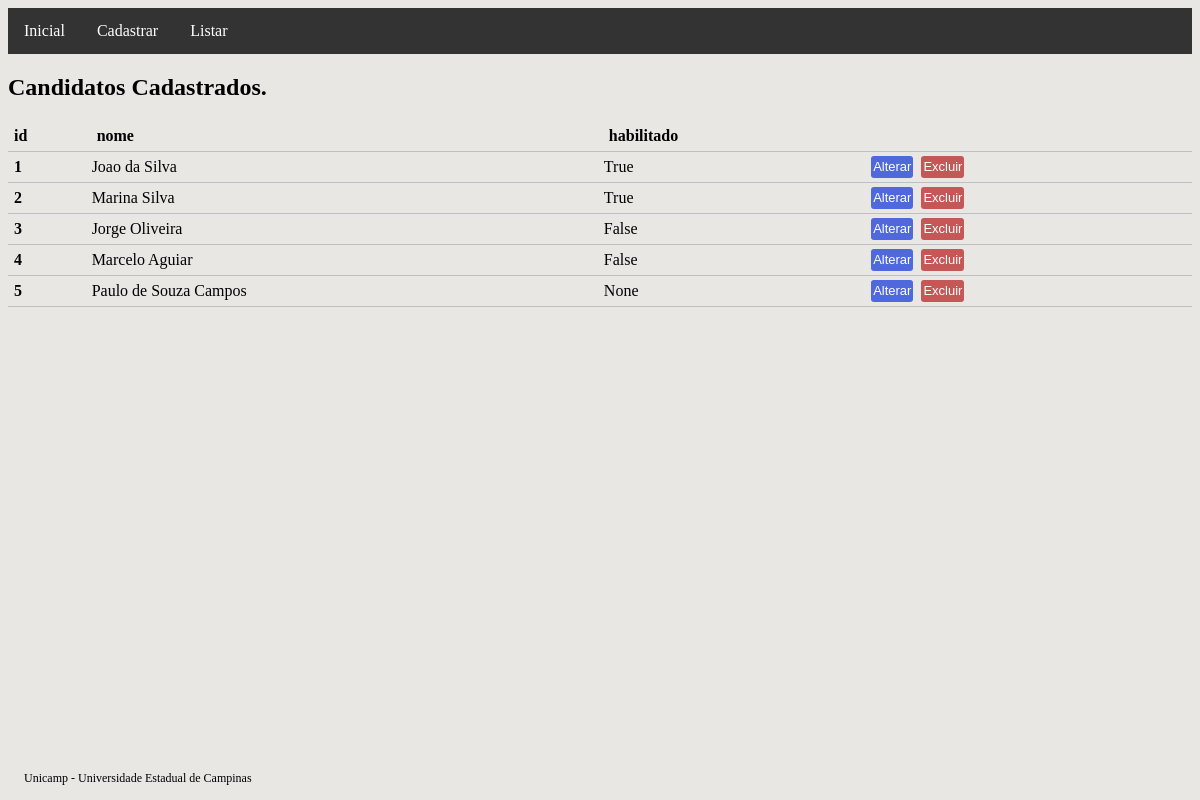
The page /candidato-list on the database as committed earlier.
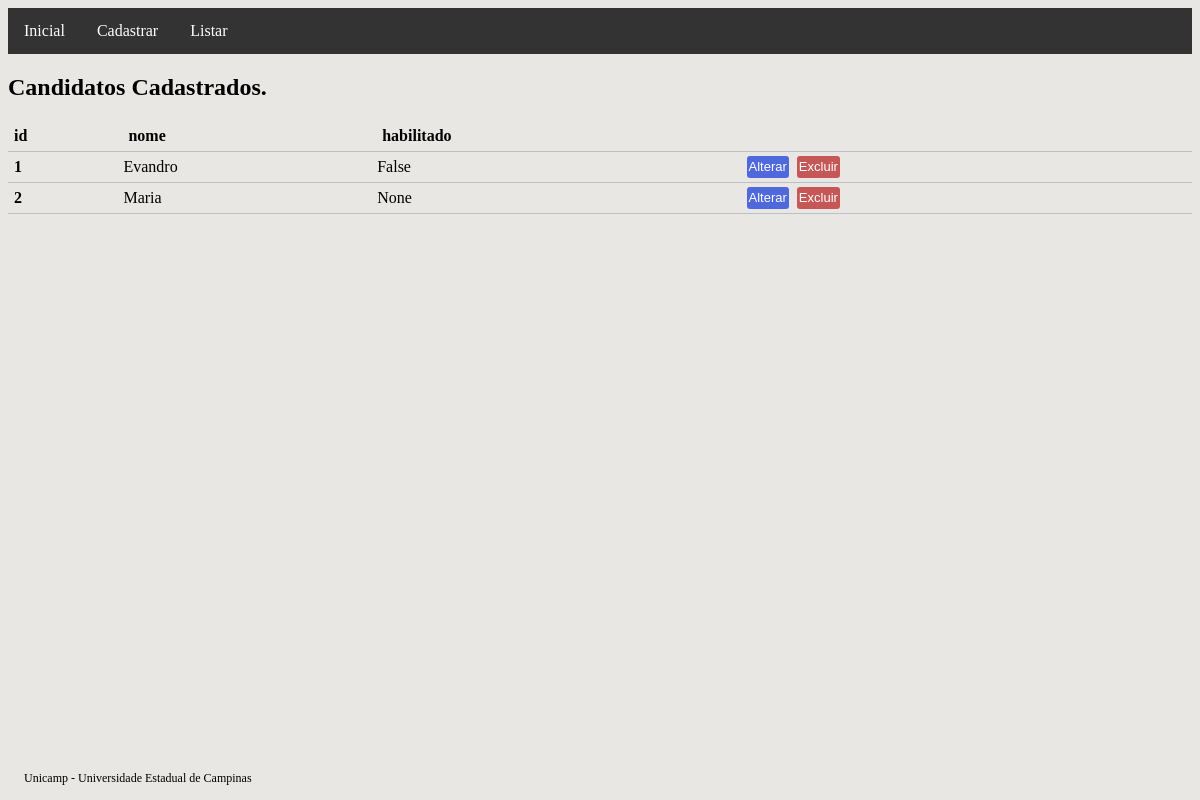
The same page on the database as committed later.
### main/models.py (models this page shows, shortened)
class Candidato(models.Model):
    nome = models.CharField(max_length=100, db_index=True, null=False, blank=False)
    habilitado = models.BooleanField(null=True)

### main/views.py (the view)
# urls.py: path('candidato-list', CandidatoListView.as_view(
class CandidatoListView(ListView):
    model = Candidato

### main/templates/candidato_list.html (shortened to what this page needs)
{% extends "base.html" %}
{% block conteudo %}
{% if candidato_list %}
<h2>Candidatos Cadastrados.</h2>
<table class="tabela">
    <thead>
        <tr>
            <th>id</th>
            <th>nome</th>
            <th>habilitado</th>
        </tr>
    </thead>
    <tbody>
        {% for n in candidato_list %}
        <tr>
            <th scope="row">{{ n.pk }}</th>
            <td>{{ n.nome }}</td>
            <td>{{ n.habilitado }}</td>
            <td>
                <a href="{% url 'candidato_update' pk=n.pk %}"><button class="botao_confirmar">Alterar</button></a>
                <a href="{% url 'candidato_delete' pk=n.pk %}"><button class="botao_aviso">Excluir</button></a>
            </td>
        </tr>
        {% endfor %}
    </tbody>
</table>
{% else %}
<h2>Não há candidatos cadastrados.</h2>
{% endif %}
{% endblock conteudo %}

### main/templates/base.html (shortened to what this page needs)
{% load static %}
<!doctype html>
<html>
<head>
    <link rel="stylesheet" type="text/css" href="{% static 'css/main.css' %}">
</head>
<body>
    {% include 'snippets/barraNavegacao.html' %}
    {% block conteudo %}
    {% endblock conteudo %}
    {% include 'snippets/rodape.html' %}
</body>
</html>

### main/templates/snippets/barraNavegacao.html (shortened to what this page needs)
<div class="navbar">
    <a href="{% url 'home' %}">Inicial</a>
    <div class="dropdown">
        <button class="dropbtn">Cadastrar</button>
    </div>
    <div class="dropdown">
        <button class="dropbtn">Listar</button>
    </div>
</div>

### main/templates/snippets/rodape.html (shortened to what this page needs)
<footers class="rodape">
    <nav>Unicamp - Universidade Estadual de Campinas</nav>

### static/css/main.css (style rules this page uses)
body { background-color: rgb(233, 231, 228); }
.rodape { color: #000000; text-align: left; padding: 14px 16px; font-size: 12px; position: fixed; bottom: 0; width: 100%; }
.botao_confirmar { border-style: none; border-radius: 3px; color: #ffffff; background-color: #4f69dd; text-align: center; text-decoration: none; font-family: sans-serif; font-size: 13px; margin: 2px 2px; padding: 2px; height: 22px; width: auto; }
.botao_aviso { border: none; border-radius: 3px; color: #ffffff; background-color: #c55757; text-align: center; text-decoration: none; font-family: sans-serif; font-size: 13px; margin: 2px 2px; padding: 2px; height: 22px; width: auto; }
.tabela { border-collapse: collapse; width: 100%; }
.tabela th, tr { padding: 6px; text-align: left; border-bottom: 1px solid #bebec9; }
.navbar { overflow: hidden; background-color: #333; }
.navbar a { float: left; font-size: 16px; color: white; text-align: center; padding: 14px 16px; text-decoration: none; }
.dropdown { float: left; overflow: hidden; }
.dropdown .dropbtn { font-size: 16px; border: none; outline: none; color: white; padding: 14px 16px; background-color: inherit; font-family: inherit; margin: 0; }

Rows that differ between the two databases and show on the page:
removed Candidato: pk "3", nome "Jorge Oliveira", habilitado "False"
removed Candidato: pk "4", nome "Marcelo Aguiar", habilitado "False"
removed Candidato: pk "5", nome "Paulo de Souza Campos", habilitado "None"
changed Candidato id 1: nome "Joao da Silva" → "Evandro"; habilitado "True" → "False"
changed Candidato id 2: nome "Marina Silva" → "Maria"; habilitado "True" → "None"
